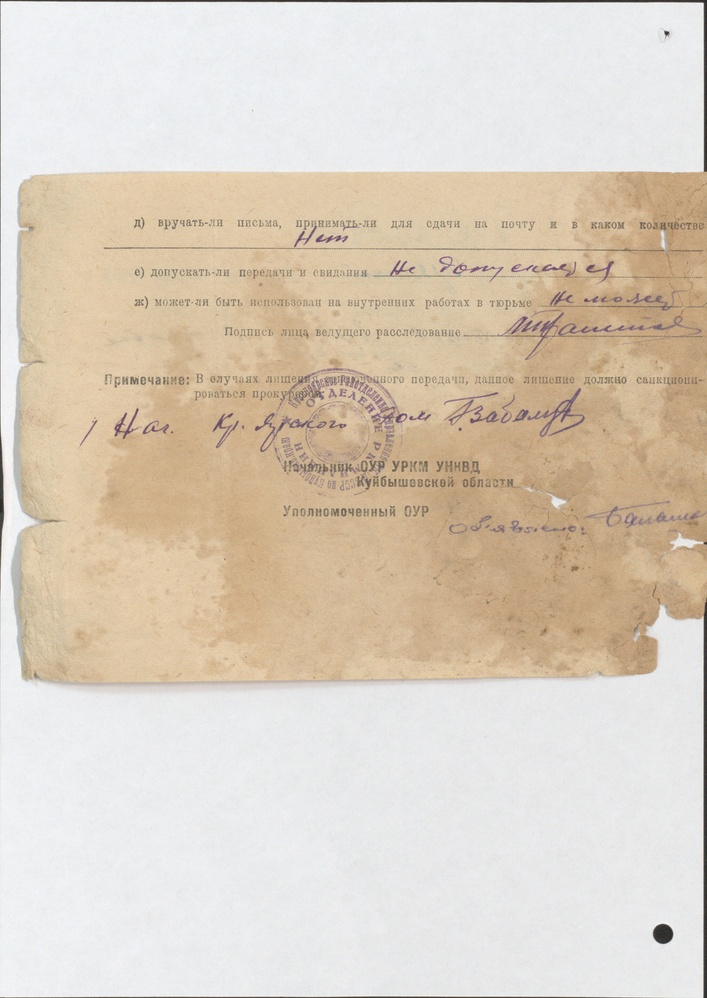
#> input picture 0002.jpg, 707 x 998 px, shrunk from 2492 x 3520 before the run
$ python mian.py
#> lines starting #> are read from the running program, lines starting #| are printed output that depends on the picture
from PIL import Image, ImageEnhance
import numpy as np


# Функция для обработки изображения
def process_image(input_path, output_path):
    # Открываем изображение
#> called with input_path = '0002.jpg', output_path = 'output.jpg'
    image = Image.open(input_path)
#> image is the input picture: PIL image 707x998 RGB; mean R, G, B 219.7, 207.9, 192.7

    # Увеличиваем четкость
    enhancer = ImageEnhance.Sharpness(image)
    image = enhancer.enhance(2.0)  # 2.0 - коэффициент увеличения четкости

    # Преобразуем изображение в черно-белое
    image = image.convert("L")
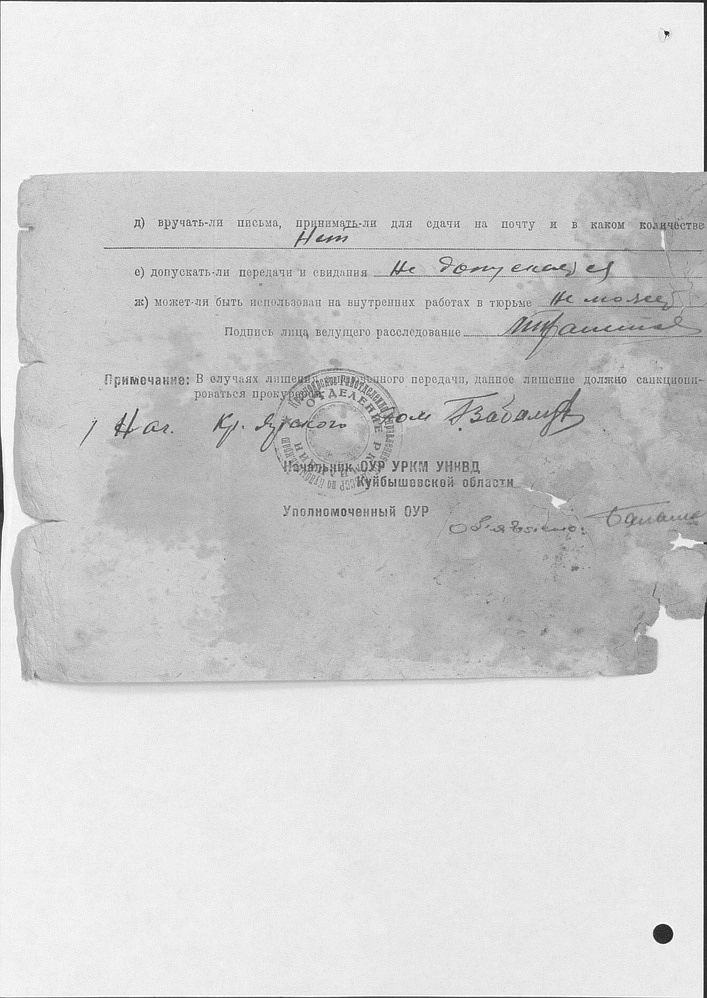
#> image: PIL image 707x998 L; min 21, max 255, mean 209.7

    # Увеличиваем контраст
    contrast_enhancer = ImageEnhance.Contrast(image)
    image = contrast_enhancer.enhance(1.5)  # 1.5 - коэффициент увеличения контраста
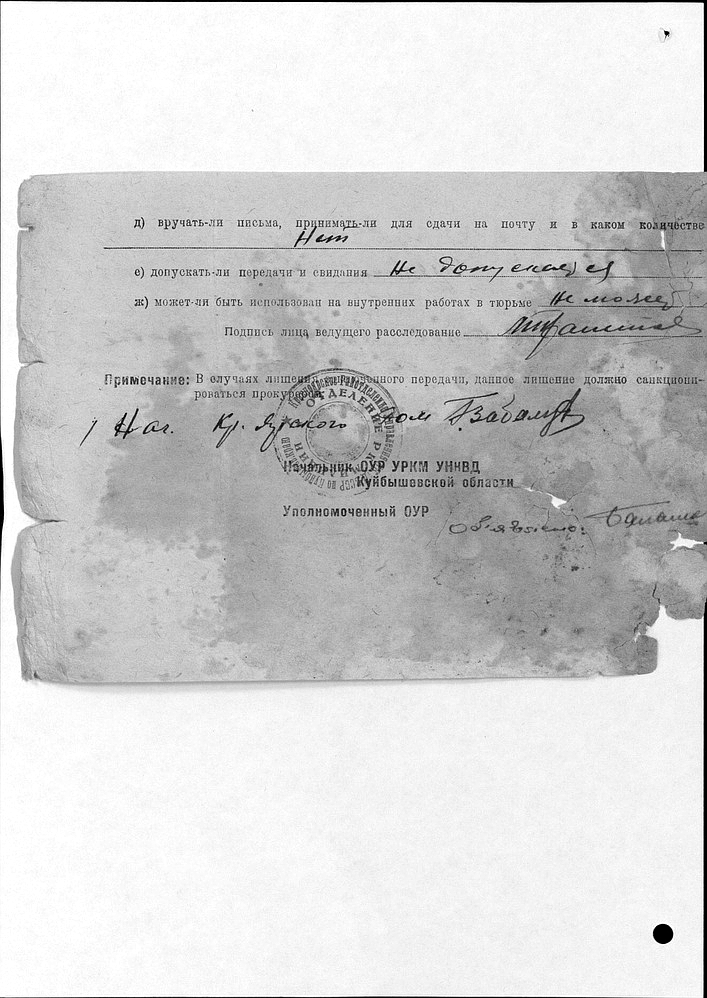
#> image: PIL image 707x998 L; min 0, max 255, mean 209.3

    # Сохраняем обработанное изображение
    image.save(output_path)


# Пример использования функции
input_image_path = '0002.jpg'  # путь к исходному изображению
output_image_path = 'output.jpg'  # путь для сохранения обработанного изображения
process_image(input_image_path, output_image_path)
